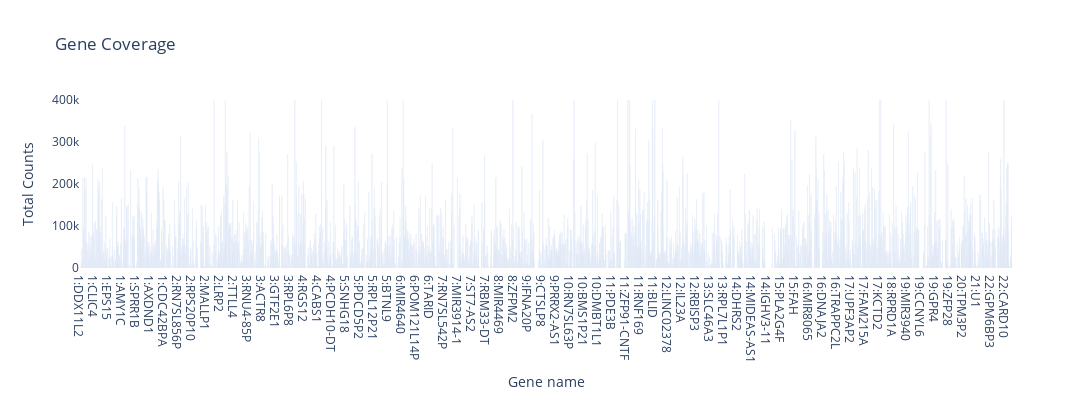

Notebook source saved alongside this figure:
### Code cell
plot_gene_coverage(adata, count_max=400000, gene_identifyer= 'gene_ids', gene_info=gene_file)

### Figure 1 — Plotly figure (JSON) as saved in the notebook; plotly's stock layout.template omitted (floating-point values rounded to 4 significant figures; data arrays with more than 128 entries replaced by an {"elided": "..."} marker saying what was removed)
{"data": [{"alignmentgroup": "True", "hovertemplate": "Gene name=%{x}<br>Total Counts=%{y}<extra></extra>", "legendgroup": "", "marker": {"color": "blue", "pattern": {"shape": ""}}, "name": "", "offsetgroup": "", "orientation": "v", "showlegend": false, "textposition": "auto", "type": "bar", "x": {"elided": "59950 str values"}, "xaxis": "x", "y": {"elided": "59950 int values"}, "yaxis": "y"}], "layout": {"barmode": "relative", "height": 400, "legend": {"tracegroupgap": 0}, "paper_bgcolor": "white", "plot_bgcolor": "white", "title": {"text": "Gene Coverage"}, "width": 1200, "xaxis": {"anchor": "y", "autorange": true, "domain": [0, 1], "range": [-0.5, 38850.0], "title": {"text": "Gene name"}, "type": "category"}, "yaxis": {"anchor": "x", "domain": [0, 1], "range": [0, 400000], "title": {"text": "Total Counts"}, "type": "linear"}}}
